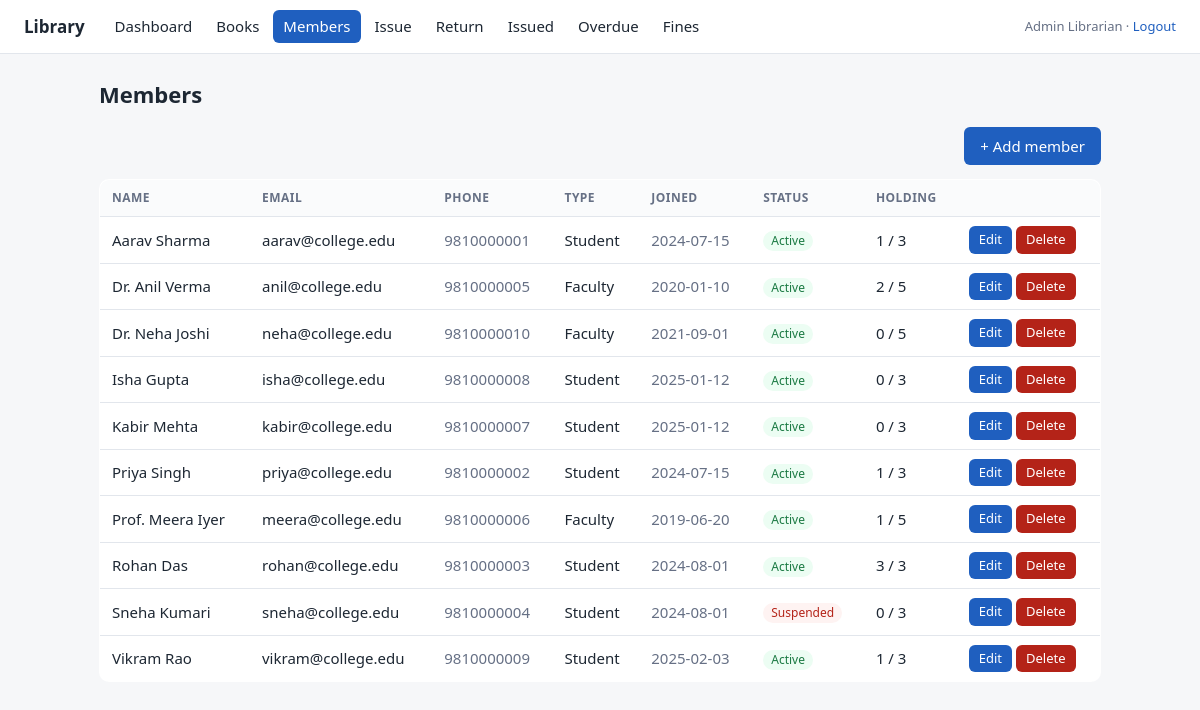
The app's page /members.php (signed in) with its own data.
### tables this page shows
CREATE TABLE member (
    member_id   INT AUTO_INCREMENT PRIMARY KEY,
    name        VARCHAR(100) NOT NULL,
    email       VARCHAR(100) NOT NULL UNIQUE,
    phone       VARCHAR(15),
    member_type ENUM('Student','Faculty') NOT NULL,
    join_date   DATE NOT NULL,
    status      ENUM('Active','Suspended') NOT NULL DEFAULT 'Active'
);

### includes/functions.php (called while the page is built, shortened)
<?php
function e($v): string { return htmlspecialchars((string)$v, ENT_QUOTES, 'UTF-8'); }
function borrow_limit(string $member_type): int {
    return $member_type === 'Faculty' ? LIMIT_FACULTY : LIMIT_STUDENT;
}

### members.php (the view, shortened to what this page needs)
<?php
require 'includes/db.php';
require 'includes/functions.php';
$members = $pdo->query(
    'SELECT m.*, COUNT(i.issue_id) AS holding
     FROM member m
     LEFT JOIN issue i ON i.member_id = m.member_id AND i.return_date IS NULL
     GROUP BY m.member_id
     ORDER BY m.name'
)->fetchAll();
require 'includes/header.php';
?>
<div class="toolbar"><span class="spacer"></span><a class="btn" href="member_form.php">+ Add member</a></div>
<div class="table-wrap">
<table>
  <tr><th>Name</th><th>Email</th><th>Phone</th><th>Type</th><th>Joined</th><th>Status</th><th>Holding</th><th></th></tr>
  <?php foreach ($members as $m): ?>
  <tr>
    <td><?= e($m['name']) ?></td>
    <td><?= e($m['email']) ?></td>
    <td class="muted"><?= e($m['phone']) ?></td>
    <td><?= e($m['member_type']) ?></td>
    <td class="muted"><?= e($m['join_date']) ?></td>
    <td><span class="tag <?= $m['status'] === 'Active' ? 'ok' : 'bad' ?>"><?= e($m['status']) ?></span></td>
    <td><?= (int)$m['holding'] ?> / <?= borrow_limit($m['member_type']) ?></td>
    <td>
      <a class="btn small" href="member_form.php?id=<?= (int)$m['member_id'] ?>">Edit</a>
      <form class="inline" method="post" onsubmit="return confirm('Delete this member?')">
        <button class="small danger">Delete</button>
      </form>
    </td>
  </tr>
  <?php endforeach; ?>
</table>
</div>
<?php require 'includes/footer.php'; ?>

### assets/style.css (style rules this page uses)
:root { --bg: #f6f7f9; --card: #fff; --ink: #1d2733; --muted: #667085; --line: #e2e6ec; --accent: #1f5fbf; --ok: #1b7a43; --bad: #b42318; --warn: #b54708; }
* { box-sizing: border-box; }
body { margin: 0; background: var(--bg); color: var(--ink); font: 15px/1.5 system-ui, -apple-system, "Segoe UI", Roboto, sans-serif; }
a { color: var(--accent); text-decoration: none; }
table { width: 100%; border-collapse: collapse; background: var(--card); border: 1px solid var(--line); border-radius: 10px; overflow: hidden; }
th, td { text-align: left; padding: 9px 12px; border-bottom: 1px solid var(--line); vertical-align: middle; }
th { background: #fafbfc; font-size: 12px; text-transform: uppercase; letter-spacing: .04em; color: var(--muted); }
tr:last-child td { border-bottom: 0; }
.table-wrap { overflow-x: auto; }
button, .btn { display: inline-block; padding: 8px 16px; border: 0; border-radius: 6px; background: var(--accent); color: #fff; font: inherit; cursor: pointer; }
button.danger { background: var(--bad); }
button.small, .btn.small { padding: 4px 10px; font-size: 13px; }
form.inline { display: inline; }
.toolbar { display: flex; gap: 8px; margin-bottom: 14px; align-items: center; flex-wrap: wrap; }
.tag { display: inline-block; padding: 1px 8px; border-radius: 99px; font-size: 12px; background: var(--bg); }
.tag.bad { background: #fef3f2; color: var(--bad); }
.tag.ok { background: #ecfdf3; color: var(--ok); }
.muted { color: var(--muted); }

### records on screen
member: name "Aarav Sharma", email "aarav@college.edu", phone "9810000001", member_type "Student", join_date "2024-07-15", status "Active", holding "1", member_type "3"
member: name "Dr. Anil Verma", email "anil@college.edu", phone "9810000005", member_type "Faculty", join_date "2020-01-10", status "Active", holding "2", member_type "5"
member: name "Dr. Neha Joshi", email "neha@college.edu", phone "9810000010", member_type "Faculty", join_date "2021-09-01", status "Active", holding "0", member_type "5"
member: name "Isha Gupta", email "isha@college.edu", phone "9810000008", member_type "Student", join_date "2025-01-12", status "Active", holding "0", member_type "3"
member: name "Kabir Mehta", email "kabir@college.edu", phone "9810000007", member_type "Student", join_date "2025-01-12", status "Active", holding "0", member_type "3"
member: name "Priya Singh", email "priya@college.edu", phone "9810000002", member_type "Student", join_date "2024-07-15", status "Active", holding "1", member_type "3"
member: name "Prof. Meera Iyer", email "meera@college.edu", phone "9810000006", member_type "Faculty", join_date "2019-06-20", status "Active", holding "1", member_type "5"
member: name "Rohan Das", email "rohan@college.edu", phone "9810000003", member_type "Student", join_date "2024-08-01", status "Active", holding "3", member_type "3"
member: name "Sneha Kumari", email "sneha@college.edu", phone "9810000004", member_type "Student", join_date "2024-08-01", status "Suspended", holding "0", member_type "3"
member: name "Vikram Rao", email "vikram@college.edu", phone "9810000009", member_type "Student", join_date "2025-02-03", status "Active", holding "1", member_type "3"

### other values on screen
$label "Dashboard"
$label "Books"
$label "Members"
$label "Issue"
$label "Return"
$label "Issued"
$label "Overdue"
$label "Fines"
$_SESSION['staff_name'] "Admin Librarian"
$title "Members"
